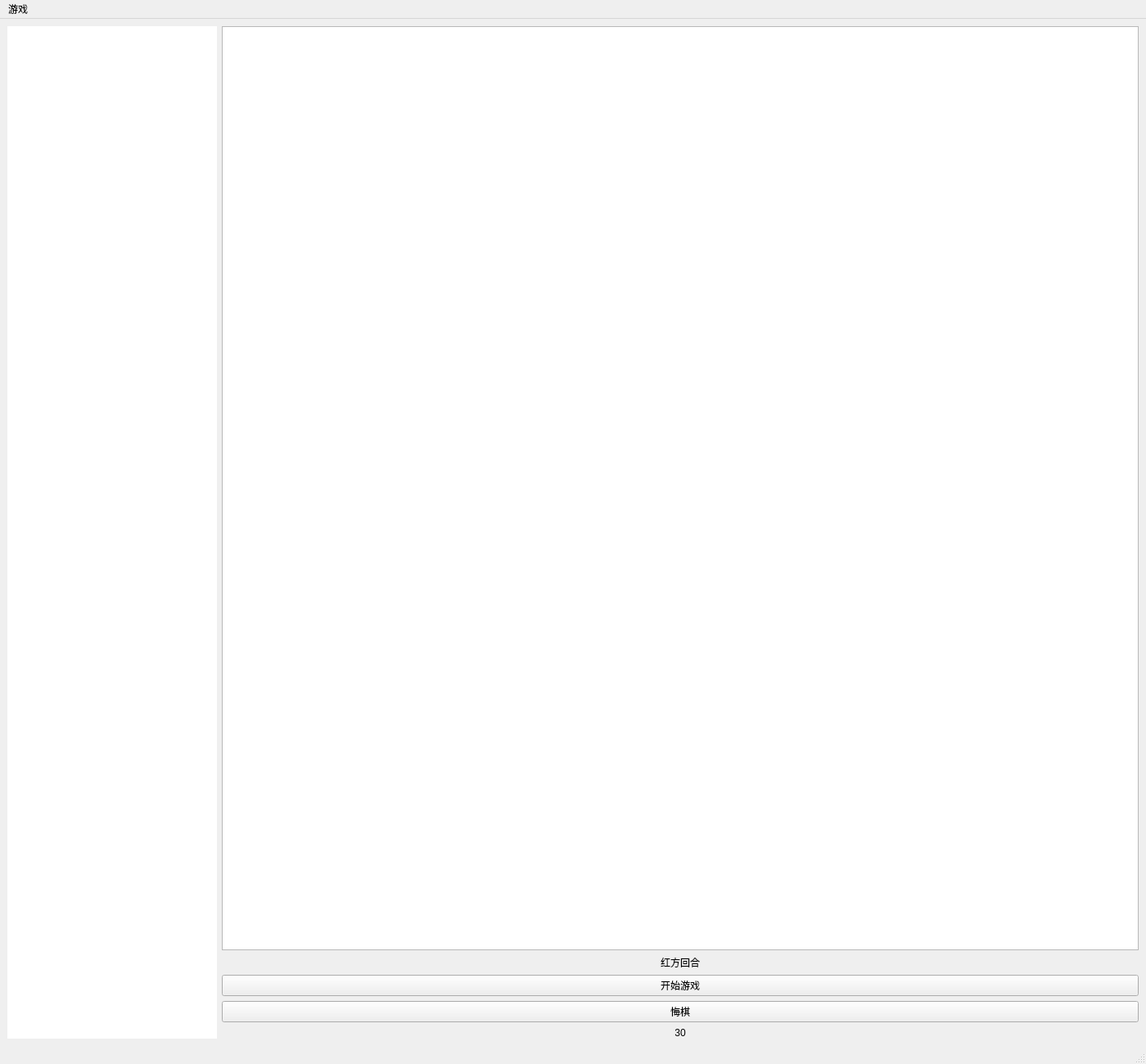
<?xml version="1.0" encoding="UTF-8"?>
<ui version="4.0">
 <class>MainWindow</class>
 <widget class="QMainWindow" name="MainWindow">
  <property name="geometry">
   <rect>
    <x>0</x>
    <y>0</y>
    <width>1400</width>
    <height>1300</height>
   </rect>
  </property>
  <property name="minimumSize">
   <size>
    <width>0</width>
    <height>0</height>
   </size>
  </property>
  <property name="maximumSize">
   <size>
    <width>1500</width>
    <height>1400</height>
   </size>
  </property>
  <property name="windowTitle">
   <string>中国象棋</string>
  </property>
  <property name="windowIcon">
   <iconset resource="resource/resource.qrc">
    <normaloff>:/img/img/icon.png</normaloff>:/img/img/icon.png</iconset>
  </property>
  <property name="toolTipDuration">
   <number>-1</number>
  </property>
  <property name="autoFillBackground">
   <bool>true</bool>
  </property>
  <widget class="QWidget" name="centralwidget">
   <property name="styleSheet">
    <string notr="true"/>
   </property>
   <layout class="QHBoxLayout" name="horizontalLayout_2">
    <item>
     <widget class="QGraphicsView" name="chessboard">
      <property name="sizePolicy">
       <sizepolicy hsizetype="Preferred" vsizetype="Preferred">
        <horstretch>0</horstretch>
        <verstretch>0</verstretch>
       </sizepolicy>
      </property>
      <property name="minimumSize">
       <size>
        <width>0</width>
        <height>0</height>
       </size>
      </property>
      <property name="mouseTracking">
       <bool>true</bool>
      </property>
      <property name="autoFillBackground">
       <bool>true</bool>
      </property>
      <property name="styleSheet">
       <string notr="true">
border:2px;</string>
      </property>
      <property name="verticalScrollBarPolicy">
       <enum>Qt::ScrollBarAlwaysOff</enum>
      </property>
      <property name="horizontalScrollBarPolicy">
       <enum>Qt::ScrollBarAlwaysOff</enum>
      </property>
      <property name="sizeAdjustPolicy">
       <enum>QAbstractScrollArea::AdjustIgnored</enum>
      </property>
      <property name="backgroundBrush">
       <brush brushstyle="SolidPattern">
        <color alpha="255">
         <red>212</red>
         <green>192</green>
         <blue>151</blue>
        </color>
       </brush>
      </property>
      <property name="sceneRect">
       <rectf>
        <x>0.000000000000000</x>
        <y>0.000000000000000</y>
        <width>1100.000000000000000</width>
        <height>1111.000000000000000</height>
       </rectf>
      </property>
     </widget>
    </item>
    <item>
     <layout class="QVBoxLayout" name="verlayout">
      <item>
       <widget class="QPlainTextEdit" name="historyboard">
        <property name="enabled">
         <bool>true</bool>
        </property>
        <property name="styleSheet">
         <string notr="true">background-image: url(:/img/img/background.jpg);</string>
        </property>
        <property name="textInteractionFlags">
         <set>Qt::TextSelectableByKeyboard|Qt::TextSelectableByMouse</set>
        </property>
       </widget>
      </item>
      <item>
       <widget class="QLabel" name="label">
        <property name="text">
         <string>红方回合</string>
        </property>
        <property name="alignment">
         <set>Qt::AlignCenter</set>
        </property>
       </widget>
      </item>
      <item>
       <widget class="QPushButton" name="startbutton">
        <property name="cursor">
         <cursorShape>PointingHandCursor</cursorShape>
        </property>
        <property name="text">
         <string>开始游戏</string>
        </property>
       </widget>
      </item>
      <item>
       <widget class="QPushButton" name="regretbutton">
        <property name="cursor">
         <cursorShape>PointingHandCursor</cursorShape>
        </property>
        <property name="text">
         <string>悔棋</string>
        </property>
       </widget>
      </item>
      <item>
       <widget class="QLabel" name="timerlabel">
        <property name="text">
         <string>30</string>
        </property>
        <property name="alignment">
         <set>Qt::AlignCenter</set>
        </property>
       </widget>
      </item>
     </layout>
    </item>
   </layout>
  </widget>
  <widget class="QMenuBar" name="menubar">
   <property name="geometry">
    <rect>
     <x>0</x>
     <y>0</y>
     <width>1400</width>
     <height>21</height>
    </rect>
   </property>
   <widget class="QMenu" name="menuChess">
    <property name="title">
     <string>游戏</string>
    </property>
    <addaction name="newGameAction"/>
    <addaction name="loadGameAction"/>
    <addaction name="saveGameAction"/>
   </widget>
   <addaction name="menuChess"/>
  </widget>
  <widget class="QStatusBar" name="statusbar"/>
  <action name="newGameAction">
   <property name="icon">
    <iconset>
     <normalon>:/img/img/startgame.png</normalon>
    </iconset>
   </property>
   <property name="text">
    <string>新游戏</string>
   </property>
   <property name="statusTip">
    <string>开始一局新的游戏</string>
   </property>
   <property name="shortcut">
    <string>Ctrl+O</string>
   </property>
  </action>
  <action name="loadGameAction">
   <property name="icon">
    <iconset>
     <normalon>:/img/img/loadgame.png</normalon>
    </iconset>
   </property>
   <property name="text">
    <string>载入游戏</string>
   </property>
   <property name="statusTip">
    <string>载入一局游戏</string>
   </property>
   <property name="shortcut">
    <string>Ctrl+L</string>
   </property>
  </action>
  <action name="saveGameAction">
   <property name="icon">
    <iconset>
     <normalon>:/img/img/savegame.png</normalon>
    </iconset>
   </property>
   <property name="text">
    <string>保存游戏</string>
   </property>
   <property name="statusTip">
    <string>保存当前游戏</string>
   </property>
   <property name="shortcut">
    <string>Ctrl+S</string>
   </property>
  </action>
 </widget>
 <resources>
  <include location="resource/resource.qrc"/>
 </resources>
 <connections>
  <connection>
   <sender>newGameAction</sender>
   <signal>triggered()</signal>
   <receiver>MainWindow</receiver>
   <slot>startGame()</slot>
   <hints>
    <hint type="sourcelabel">
     <x>-1</x>
     <y>-1</y>
    </hint>
    <hint type="destinationlabel">
     <x>649</x>
     <y>599</y>
    </hint>
   </hints>
  </connection>
  <connection>
   <sender>loadGameAction</sender>
   <signal>triggered()</signal>
   <receiver>MainWindow</receiver>
   <slot>loadGame()</slot>
   <hints>
    <hint type="sourcelabel">
     <x>-1</x>
     <y>-1</y>
    </hint>
    <hint type="destinationlabel">
     <x>699</x>
     <y>649</y>
    </hint>
   </hints>
  </connection>
  <connection>
   <sender>saveGameAction</sender>
   <signal>triggered()</signal>
   <receiver>MainWindow</receiver>
   <slot>saveGame()</slot>
   <hints>
    <hint type="sourcelabel">
     <x>-1</x>
     <y>-1</y>
    </hint>
    <hint type="destinationlabel">
     <x>699</x>
     <y>649</y>
    </hint>
   </hints>
  </connection>
 </connections>
 <slots>
  <slot>startGame()</slot>
  <slot>loadGame()</slot>
  <slot>saveGame()</slot>
 </slots>
</ui>
